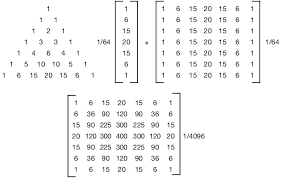
#> input picture OpenCv And Image Processing/Rotate Images ( Correctly ) With OpenCv And Python/download.png, 282 x 178 px
$ python rotate_simple.py --image download.png
#> lines starting #> are read from the running program, lines starting #| are printed output that depends on the picture
import numpy as np
import argparse
import imutils
import cv2
import matplotlib.pyplot as plt

ap = argparse.ArgumentParser("Give path to the image")
ap.add_argument('-i', "--image", required=True, help="give path for the image")

args = vars(ap.parse_args())

image = cv2.imread(args['image'])
#> image is the input picture: shape (178, 282, 3); mean B, G, R 246.9, 246.9, 246.9

'''

Uncomment the below lines to see the images
being rotated, with unbounded and bounded

# [10 lines of commented-out code are left out]

'''

gray = cv2.cvtColor(image, cv2.COLOR_BGR2GRAY)
blur = cv2.GaussianBlur(gray, (3, 3), 0)
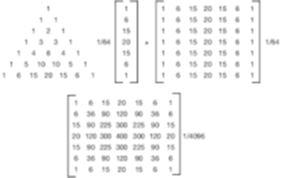
#> blur: shape (178, 282); min 131, max 255, mean 246.9
#> (the run stopped early here; a loop or call above may not have finished)
